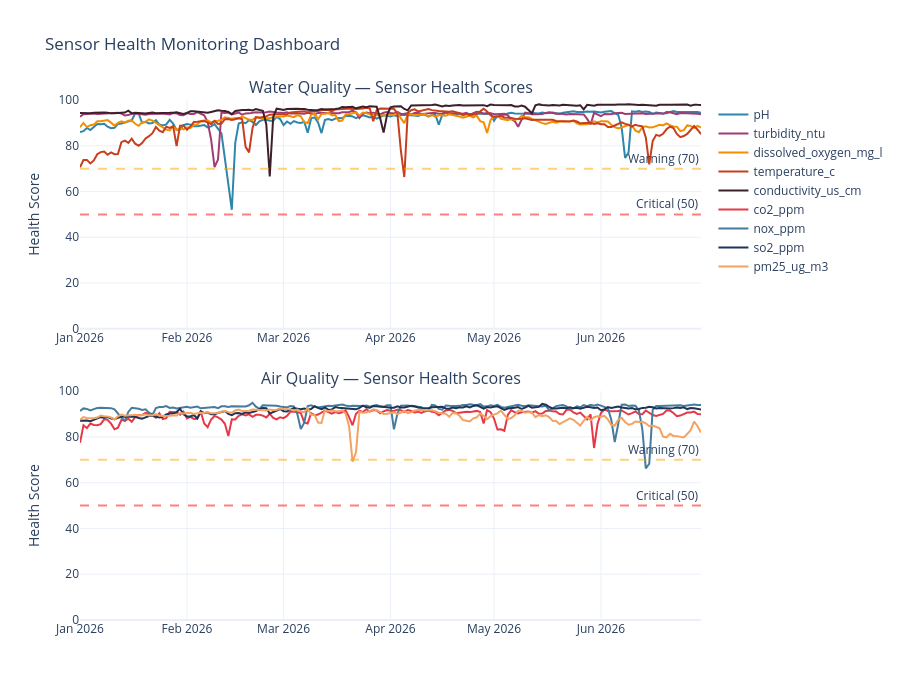

This figure's notebook cell:
### Code cell
# Visualize health scores over time
health_cols_water = [f'{s}_health_score' for s in water_sensors]
health_cols_air = [f'{s}_health_score' for s in air_sensors]

fig = make_subplots(
    rows=2, cols=1,
    subplot_titles=['Water Quality — Sensor Health Scores', 'Air Quality — Sensor Health Scores'],
    vertical_spacing=0.12
)

# Resample to daily for cleaner visualization
water_daily = water_featured.set_index('timestamp')[health_cols_water].resample('1D').mean()
air_daily = air_featured.set_index('timestamp')[health_cols_air].resample('1D').mean()

colors = ['#2E86AB', '#A23B72', '#F18F01', '#C73E1D', '#3B1F2B']
for idx, col in enumerate(health_cols_water):
    sensor_name = col.replace('_health_score', '')
    fig.add_trace(
        go.Scatter(x=water_daily.index, y=water_daily[col],
                  name=sensor_name, line=dict(width=2, color=colors[idx])),
        row=1, col=1
    )

colors_air = ['#E63946', '#457B9D', '#1D3557', '#F4A261']
for idx, col in enumerate(health_cols_air):
    sensor_name = col.replace('_health_score', '')
    fig.add_trace(
        go.Scatter(x=air_daily.index, y=air_daily[col],
                  name=sensor_name, line=dict(width=2, color=colors_air[idx])),
        row=2, col=1
    )

# Add threshold lines
for row in [1, 2]:
    fig.add_hline(y=70, line_dash='dash', line_color='orange', opacity=0.5, 
                  annotation_text='Warning (70)', row=row, col=1)
    fig.add_hline(y=50, line_dash='dash', line_color='red', opacity=0.5,
                  annotation_text='Critical (50)', row=row, col=1)

fig.update_yaxes(range=[0, 100], title_text='Health Score')
fig.update_layout(height=700, template='plotly_white',
                  title_text='Sensor Health Monitoring Dashboard')
fig.show()

### Figure 1 — Plotly figure (JSON) as saved in the notebook; plotly's stock layout.template omitted (floating-point values rounded to 4 significant figures; data arrays with more than 128 entries replaced by an {"elided": "..."} marker saying what was removed)
{"data": [{"line": {"color": "#2E86AB", "width": 2}, "name": "pH", "type": "scatter", "x": {"elided": "181 str values"}, "xaxis": "x", "y": {"elided": "181 float values"}, "yaxis": "y"}, {"line": {"color": "#A23B72", "width": 2}, "name": "turbidity_ntu", "type": "scatter", "x": {"elided": "181 str values"}, "xaxis": "x", "y": {"elided": "181 float values"}, "yaxis": "y"}, {"line": {"color": "#F18F01", "width": 2}, "name": "dissolved_oxygen_mg_l", "type": "scatter", "x": {"elided": "181 str values"}, "xaxis": "x", "y": {"elided": "181 float values"}, "yaxis": "y"}, {"line": {"color": "#C73E1D", "width": 2}, "name": "temperature_c", "type": "scatter", "x": {"elided": "181 str values"}, "xaxis": "x", "y": {"elided": "181 float values"}, "yaxis": "y"}, {"line": {"color": "#3B1F2B", "width": 2}, "name": "conductivity_us_cm", "type": "scatter", "x": {"elided": "181 str values"}, "xaxis": "x", "y": {"elided": "181 float values"}, "yaxis": "y"}, {"line": {"color": "#E63946", "width": 2}, "name": "co2_ppm", "type": "scatter", "x": {"elided": "181 str values"}, "xaxis": "x2", "y": {"elided": "181 float values"}, "yaxis": "y2"}, {"line": {"color": "#457B9D", "width": 2}, "name": "nox_ppm", "type": "scatter", "x": {"elided": "181 str values"}, "xaxis": "x2", "y": {"elided": "181 float values"}, "yaxis": "y2"}, {"line": {"color": "#1D3557", "width": 2}, "name": "so2_ppm", "type": "scatter", "x": {"elided": "181 str values"}, "xaxis": "x2", "y": {"elided": "181 float values"}, "yaxis": "y2"}, {"line": {"color": "#F4A261", "width": 2}, "name": "pm25_ug_m3", "type": "scatter", "x": {"elided": "181 str values"}, "xaxis": "x2", "y": {"elided": "181 float values"}, "yaxis": "y2"}], "layout": {"annotations": [{"font": {"size": 16}, "showarrow": false, "text": "Water Quality — Sensor Health Scores", "x": 0.5, "xanchor": "center", "xref": "paper", "y": 1, "yanchor": "bottom", "yref": "paper"}, {"font": {"size": 16}, "showarrow": false, "text": "Air Quality — Sensor Health Scores", "x": 0.5, "xanchor": "center", "xref": "paper", "y": 0.44, "yanchor": "bottom", "yref": "paper"}, {"showarrow": false, "text": "Warning (70)", "x": 1, "xanchor": "right", "xref": "x domain", "y": 70, "yanchor": "bottom", "yref": "y"}, {"showarrow": false, "text": "Critical (50)", "x": 1, "xanchor": "right", "xref": "x domain", "y": 50, "yanchor": "bottom", "yref": "y"}, {"showarrow": false, "text": "Warning (70)", "x": 1, "xanchor": "right", "xref": "x2 domain", "y": 70, "yanchor": "bottom", "yref": "y2"}, {"showarrow": false, "text": "Critical (50)", "x": 1, "xanchor": "right", "xref": "x2 domain", "y": 50, "yanchor": "bottom", "yref": "y2"}], "height": 700, "shapes": [{"line": {"color": "orange", "dash": "dash"}, "opacity": 0.5, "type": "line", "x0": 0, "x1": 1, "xref": "x domain", "y0": 70, "y1": 70, "yref": "y"}, {"line": {"color": "red", "dash": "dash"}, "opacity": 0.5, "type": "line", "x0": 0, "x1": 1, "xref": "x domain", "y0": 50, "y1": 50, "yref": "y"}, {"line": {"color": "orange", "dash": "dash"}, "opacity": 0.5, "type": "line", "x0": 0, "x1": 1, "xref": "x2 domain", "y0": 70, "y1": 70, "yref": "y2"}, {"line": {"color": "red", "dash": "dash"}, "opacity": 0.5, "type": "line", "x0": 0, "x1": 1, "xref": "x2 domain", "y0": 50, "y1": 50, "yref": "y2"}], "title": {"text": "Sensor Health Monitoring Dashboard"}, "xaxis": {"anchor": "y", "domain": [0, 1]}, "xaxis2": {"anchor": "y2", "domain": [0, 1]}, "yaxis": {"anchor": "x", "domain": [0.56, 1], "range": [0, 100], "title": {"text": "Health Score"}}, "yaxis2": {"anchor": "x2", "domain": [0, 0.44], "range": [0, 100], "title": {"text": "Health Score"}}}}
